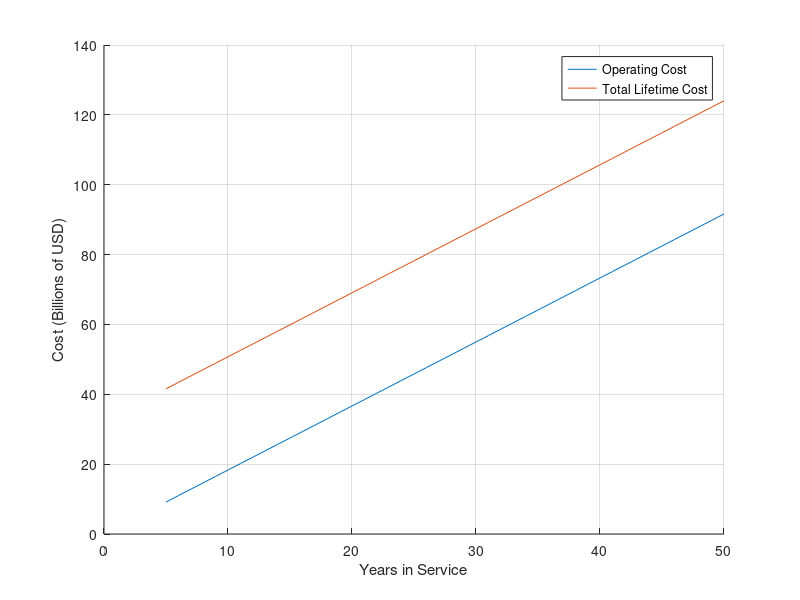

Write the MATLAB code that produced this figure. (Note: this script raises an error after producing the figure.)
clear;close all;clc;
%% define input parameters
We = 2455.8; % empty weight [kg] ---> added up all of empty weights to and divided it by 9.81 m/s^2 to get kg 

YOO = 20; %Years of Operations

FT = 6.0284; %Flight time [hours]
Wf = 83536; %Fuel weight [N]
Fuel_Price = 711; %Price of JP-8 fuel per metric ton (1000kg) in USD (as of Feb 28, 2025)

Mach_max = 1.6;
speed_of_sound_mps = 343; % speed of sound at sea level (m/s) - adjust for altitude
V_mps = Mach_max * speed_of_sound_mps; % maximum velocity in m/s
V_kmh = V_mps * 3.6; % convert to km/h
V = V_kmh; % maximum velocity [km/h]


Q = 1000; % expected production quantity in five years 
FTA = 2; % number of flight-test aircraft

Neng = 2; % number of engines per aircraft

Tmax_lbf = 13500; % thrust per engine in lbf
Tmax_kN = Tmax_lbf * 4.448 / 1000; % total thrust in kN (converted from lbf)
Tmax = Tmax_kN; % engine maximum thrust [kN]

Cavionics = 1140400*Q; % avionics cost [dollars] (From AIAA document, avionics payload costs)


% choose the material and corresponding fudge factor
material = 'Aluminum'; % example, change as needed
switch material
    case 'Aluminum'
        fudge_factor = 1.0;
    case 'Graphite-epoxy'
        fudge_factor = 1.5; % taking the average of the range 1.1-1.8
    case 'Fiberglass'
        fudge_factor = 1.15; % taking the average of the range 1.1-1.2
    case 'Steel'
        fudge_factor = 1.75; % taking the average of the range 1.5-2.0
    case 'Titanium'
        fudge_factor = 1.45; % taking the average of the range 1.1-1.8
    otherwise
        error('Invalid material selected. Please choose from Aluminum, Graphite-epoxy, Fiberglass, Steel, or Titanium.');
end

%% Government Furnished Equipment Costs
if Neng == 1
    GFSys = 40;
end
if Neng == 2
    GFSys = 50;
end
GFEC = 1000*(200+10+500+200+300+1000+50+50); %Government equipment cost per aircraft is 2005 USD
GFEC_M = 1.63*GFEC; %Government equipment cost per aircraft in 2025 USD
%% DAPCA IV Cost Model

FF_General = 1.2; %General fudge factor for the DAPCA model for a more modern aircraft

% engineering hours (mks units)
He_mks = 5.18 * We^0.777 * V^0.894 * Q^0.163;

% tooling hours (mks units)
Ht_mks = 7.22 * We^0.777 * V^0.696 * Q^0.263;

% manufacturing hours (mks units)
Hm_mks = 10.5 * We^0.82 * V^0.484 * Q^0.641;

% qc hours
HQ = 0.133 * Hm_mks; % using mks units for consistency

% development support cost (mks units)
Cd_mks = 67.4 * We^0.630 * V^1.3;

% flight test cost (mks units)
Cf_mks = 1947 * We^0.325 * V^0.822 * FTA^1.21;

% manufacturing materials cost (mks units)
Cm_mks = 31.2 * We^0.921 * V^0.621 * Q^0.799;

% engine production cost (mks units)
Ceng_mks = (245000000/59)*Q*Neng; %59 Ej200 engines were sold to the Spanish Air force for 245 Million dollars in Dec 24

%% fudge factor to relevant cost components
Cd_mks = Cd_mks * fudge_factor; % development Support Cost
Cm_mks = Cm_mks * fudge_factor; % manufacturing Materials Cost
%Ceng_mks = Ceng_mks * fudge_factor; % engine Production Cost

%% TOTAL 

% hourly wrap rates in 2024 (Converted from 2012)
Re = 157.12;
Rt = 161.22;
Rq = 147.56;
Rm = 133.9;

% total rdt&e + flyaway cost (using mks units)
RDTandE_flyaway = GFEC_M*Q+FF_General*(Cd_mks + Ht_mks*Rt + Cm_mks + Hm_mks*Rm + HQ*Rq + Cf_mks + 2*Ceng_mks + Cavionics + He_mks*Re);

%% OPERATION AND SUPPORT COSTS (???) MAYBE GET RID OF 

% Fuel and Oil Costs
FHPY = 400; %Flight hours per year per aircraft
FPH = Wf/FT; %Fuel weight used per hour [N/hr]
FuelW_Yearly = FHPY*FPH; %Fuel weight used per year per aircraft [N/yr]
    Fuel_Total = (FuelW_Yearly/9.81)*(Fuel_Price/1000)*Q;

%Crew Salaries
CR = 1.1; %Crew Ratio
CN = 1; %Number of crew members per aircraft
CC = 2080*Re; %Cost per crew member
    Crew_Total = CN*CR*CC*Q; %Cost per year for crew to operate all produced aircrafts

% Maintenance
MMHPFH = 10; %Maintenance Man Hours Per Flight Hour
MMHPY = MMHPFH*FHPY; %Maintance Man Hours Per Year (per aircraft)
    Maintenance_Total = 2*MMHPY*Rm*Q; %Cost per year for maintance of all produced aircrafts

Operating_Yearly = Fuel_Total+Crew_Total+Maintenance_Total; %Operating costs per year
Operating_Hourly = (FPH/9.81)*(Fuel_Price/1000) + (CC*CN*CR)/365/24 + MMHPFH*2*Rm;
Operating_Total = Operating_Yearly*YOO; %Lifetime operating costs

for i = 5:50
    YIS(i-4) = i; %Years in service
    Op_Cost(i-4) = Operating_Yearly*i;
    LTC(i-4) = Op_Cost(i-4) + RDTandE_flyaway;
end

figure()
hold on
plot(YIS,Op_Cost/1000000000)
plot(YIS,LTC/1000000000)
xlabel('Years in Service')
ylabel('Cost (Billions of USD)')
legend('Operating Cost','Total Lifetime Cost')
grid on

%% TOTAL LIFE CYCLE

%total_lifecycle_cost = RDTandE_flyaway + sum(production_cost8(1000)) + total_operating_costs + total_support_costs;
total_lifecycle_cost = RDTandE_flyaway + Operating_Total;

%% Display Results

summaryTable = table(RDTandE_flyaway, Operating_Yearly, Operating_Total, total_lifecycle_cost, ...
    'VariableNames', { 'RDT&E + Flyaway Cost', 'Yearly Operating Costs', 'Lifetime Operating Costs', 'Total Lifecycle Cost' });

operatingTable = table(Fuel_Total, Crew_Total, Maintenance_Total, Operating_Yearly, Operating_Total, ...
    'VariableNames', { 'Yearly Fuel Costs', 'Yearly Crew Costs', 'Yearly Maintenance Costs','Yearly Operating Costs','Lifetime Operating Costs' });

RDTable = table(He_mks*Re,Ht_mks*Rt,HQ*Rq,Hm_mks*Rm,Cd_mks,Cf_mks,Cm_mks,Ceng_mks, ...
    'VariableNames', { 'Engineering Costs [Total]','Tooling Costs [Total]','Quality Control Costs [Total]','Manufacturing Costs [Total]','Development Support Cost','Flight Tests Cost','Manufacturing Materials Cost','Engines Cost' });

disp(summaryTable)
disp(operatingTable)
disp(RDTable)

%% FLY AWAY
RDTandE_flyaway_entire = GFEC_M*Q+FF_General*( Ht_mks*Rt + Cm_mks + Hm_mks*Rm  +  2*Ceng_mks + Cavionics);
fprintf('RDT&E Flyaway Cost for Entire Fleet: %.2f\n',RDTandE_flyaway_entire)
RDTandE_flyaway_single = (GFEC_M*Q+FF_General*( Ht_mks*Rt + Cm_mks + Hm_mks*Rm  +  2*Ceng_mks + Cavionics) )/Q;
fprintf('RDTandE Flyaway Cost for Single Aircraft: %.2f\n', RDTandE_flyaway_single);